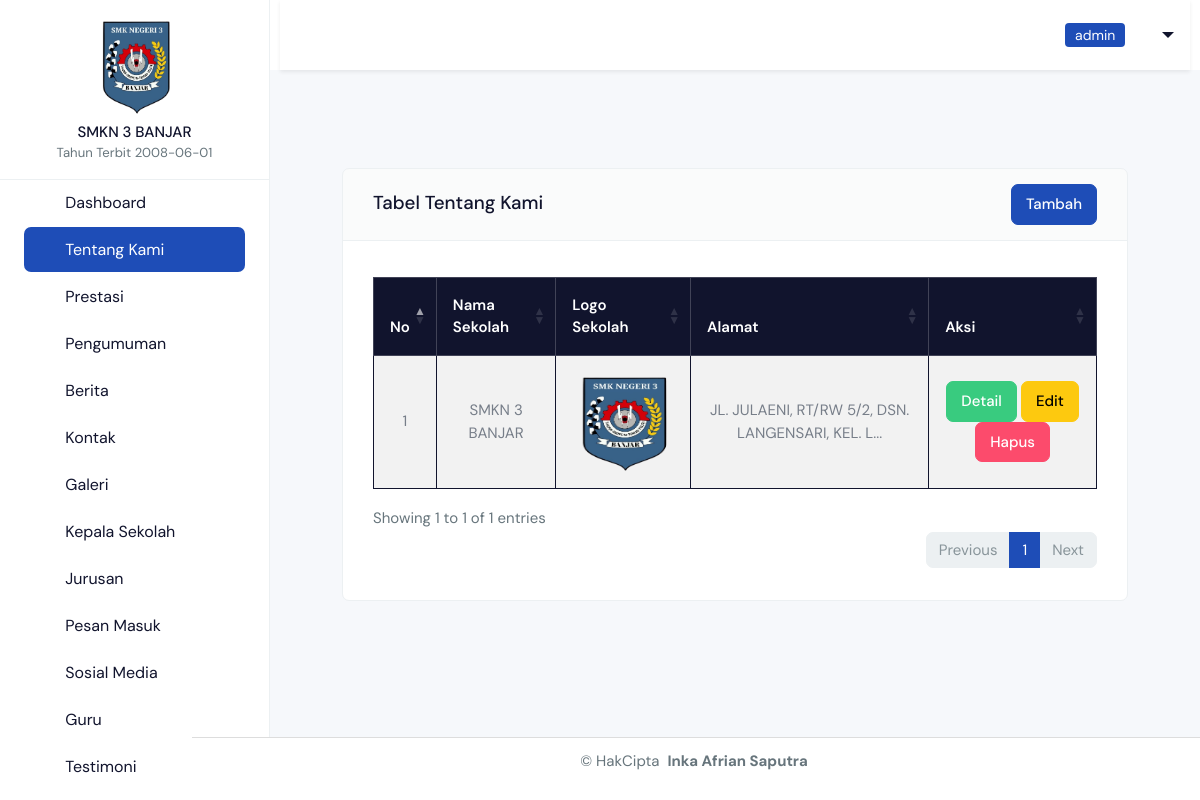
The app's page /backend/pages/about/index.php (signed in) with its own data.
### tables this page shows
CREATE TABLE `abouts` (
  `id` bigint NOT NULL,
  `school_name` varchar(255) NOT NULL,
  `school_logo` text NOT NULL,
  `school_banner` varchar(200) NOT NULL,
  `school_video` varchar(255) DEFAULT NULL,
  `school_tagline` varchar(255) NOT NULL,
  `school_description` text NOT NULL,
  `since` date NOT NULL,
  `alamat` varchar(255) NOT NULL
);

### backend/pages/about/index.php (the view, shortened to what this page needs)
<?php
include '../../partials/header.php';
include '../../partials/sidebar.php';
include '../../partials/navbar.php';
$qabout = "SELECT * FROM abouts";
$result = mysqli_query($connect, $qabout) or die(mysqli_error($connect));
?>
<body class="text-uppercase">
<main>
<div class="container-fluid px-4 mt-5">
    <div class="card mb-4">
        <div class="card-header d-flex align-item-center justify-content-between">
            <h5 class="mt-2">Tabel Tentang Kami</h5>
            <a href="./create.php" class="btn btn-primary">Tambah</a>
        </div>
        <div class="card-body">
            <table class="table table-bordered border-dark text-center align-middle table-striped">
                <thead class="table-dark">
                    <tr>
                        <th>No</th>
                        <th>Nama Sekolah</th>
                        <th>Logo Sekolah</th>
                        <th>Alamat</th>
                        <th>Aksi</th>
                    </tr>
                </thead>
                <tbody>
                    <?php
                    $no = 1;
                    while($item = $result->fetch_object()):
                    ?>
                    <tr>
                        <td><?= $no?></td>
                        <td class="text-uppercase"><?= $item->school_name?></td>
                        <td>
                            <img src="../../../storages/about/<?= $item->school_logo?>" alt="gambar" width="100" height="100">
                        </td>
                        <td class="text-uppercase"><?= mb_strimwidth($item->alamat, 0, 50, "...") ?></td>
                        <td>
                            <a href="./detail.php?id=<?= $item->id ?>" class="btn btn-success">Detail</a>
                            <a href="./edit.php?id=<?= $item->id ?>" class="btn btn-warning">Edit</a>
                             <?php if (isset($_SESSION['user_role']) && $_SESSION['user_role'] === 'admin'): ?>
                            <a href="../../action/about/delete.php?id=<?= $item->id ?>" class="btn btn-danger" onclick="return confirm('apakah anda yakin?')">Hapus</a>
                        <?php endif; ?>
                        </td>
                    </tr>
                    <?php
                    $no++;
                    endwhile;
                    ?>
                </tbody>
            </table>
        </div>
    </div>
</div>
</main>
<?php
include '../../partials/footer.php';
include '../../partials/script.php';
?>

### backend/partials/sidebar.php (shortened to what this page needs)
<?php
$userRole = isset($_SESSION['user_role']) ? strtolower($_SESSION['user_role']) : null;
$qAbouts = "SELECT * FROM abouts LIMIT 1";
$result = mysqli_query($connect, $qAbouts) or die(mysqli_error($connect));
$item = $result->fetch_object();
?>
<body class="d-flex flex-column min-vh-100">
  <div class="page-wrapper" id="main-wrapper" data-layout="vertical" data-navbarbg="skin6" data-sidebartype="full"
    data-sidebar-position="fixed" data-header-position="fixed">
    <aside class="left-sidebar flex-shrink-0">
      <div>
        <div class="text-center py-3 border-bottom">
            <img src="../../../storages/about/<?= $item->school_logo ?>"
                alt="Logo Sekolah"
                class="img-fluid mb-2"
                style="max-width: 80px; height: auto; object-fit: contain; background: transparent;">
            <h6 class="text-dark fw-bold text-uppercase mb-0"><?= $item->school_name ?></h6>
            <small class="text-dark-50">Tahun Terbit <?= $item->since ?></small>
        </div>
        <nav class="sidebar-nav scroll-sidebar" data-simplebar="">
          <ul id="sidebarnav">
           <li class="sidebar-item">
  <a class="sidebar-link"  href="../dashboard/index.php">
    <i class="ti ti-layout-dashboard"></i>
    <span class="hide-menu">Dashboard</span>
  </a>
</li>
<?php if ($userRole === 'admin'): ?>
<li class="sidebar-item">
   <a class="sidebar-link  <?= ($current_dir == 'about') ? 'active' : '' ?>" href="../about/index.php">
    <i class="ti ti-info-circle"></i>
    <span class="hide-menu">Tentang Kami</span>
  </a>
</li>
<?php endif; ?>
<li class="sidebar-item">
  <a class="sidebar-link  <?= ($current_dir == 'achievement') ? 'active' : '' ?>" href="../achievement/index.php">
    <i class="ti ti-trophy"></i>
    <span class="hide-menu">Prestasi</span>
  </a>
</li>
<li class="sidebar-item">
  <a class="sidebar-link  <?= ($current_dir == 'announcements') ? 'active' : '' ?>" href="../announcements/index.php">
    <i class="ti ti-speakerphone"></i>
    <span class="hide-menu">Pengumuman</span>
  </a>
</li>
<li class="sidebar-item">
  <a class="sidebar-link  <?= ($current_dir == 'blog') ? 'active' : '' ?>" href="../blog/index.php">
    <i class="ti ti-notebook"></i>
    <span class="hide-menu">Berita</span>
  </a>
</li>
<?php if ($userRole === 'admin'): ?>
<li class="sidebar-item">
  <a class="sidebar-link  <?= ($current_dir == 'contact') ? 'active' : '' ?>" href="../contact/index.php">
    <i class="ti ti-phone"></i>
    <span class="hide-menu">Kontak</span>
  </a>
</li>
<?php endif; ?>
<li class="sidebar-item">
  <a class="sidebar-link  <?= ($current_dir == 'galleries') ? 'active' : '' ?>" href="../galleries/index.php">
    <i class="ti ti-photo"></i>
    <span class="hide-menu">Galeri</span>
  </a>
</li>
<?php if ($userRole === 'admin'): ?>
  <li class="sidebar-item">
    <a class="sidebar-link  <?= ($current_dir == 'headmasters') ? 'active' : '' ?>" href="../headmasters/index.php">
      <i class="ti ti-school"></i>
      <span class="hide-menu">Kepala Sekolah</span>
    </a>
  </li>
<?php endif; ?>
<?php if ($userRole === 'admin'): ?>
  <li class="sidebar-item ">
    <a class="sidebar-link  <?= ($current_dir == 'majors') ? 'active' : '' ?>" href="../majors/index.php">
      <i class="ti ti-books"></i>
      <span class="hide-menu">Jurusan</span>
    </a>
  </li>
<?php endif; ?>
<li class="sidebar-item">
  <a class="sidebar-link  <?= ($current_dir == 'message') ? 'active' : '' ?>" href="../message/index.php">
    <i class="ti ti-message-circle"></i>
    <span class="hide-menu">Pesan Masuk</span>
  </a>
</li>
<?php if ($userRole === 'admin'): ?>
<li class="sidebar-item">
  <a class="sidebar-link  <?= ($current_dir == 'social_media') ? 'active' : '' ?>" href="../social_media/index.php">
    <i class="ti ti-brand-facebook"></i>
    <span class="hide-menu">Sosial Media</span>
  </a>
</li>
<?php endif; ?>
<?php if ($userRole === 'admin'): ?>
<li class="sidebar-item">
  <a class="sidebar-link  <?= ($current_dir == 'teachers') ? 'active' : '' ?>" href="../teachers/index.php">
    <i class="ti ti-user"></i>
    <span class="hide-menu">Guru</span>
  </a>
</li>
<?php endif; ?>
<li class="sidebar-item">
  <a class="sidebar-link  <?= ($current_dir == 'testimonials') ? 'active' : '' ?>" href="../testimonials/index.php">
    <i class="ti ti-quote"></i>
    <span class="hide-menu">Testimoni</span>
  </a>
</li>
          </ul>
        </nav>
      </div>
    </aside>

### records on screen
abouts: school_logo (picture), school_name "SMKN 3 BANJAR", since "2008-06-01", alamat "JL. JULAENI, RT/RW 5/2, DSN. LANGENSARI, KEL. L..."

### other values on screen
$_SESSION['user_role'] "admin"
